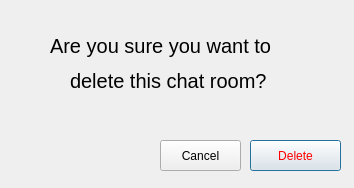
<?xml version="1.0" encoding="UTF-8"?>
<ui version="4.0">
 <class>DeleteChatRoomDialog</class>
 <widget class="QDialog" name="DeleteChatRoomDialog">
  <property name="geometry">
   <rect>
    <x>0</x>
    <y>0</y>
    <width>354</width>
    <height>188</height>
   </rect>
  </property>
  <property name="windowTitle">
   <string>DeleteChatRoomDialog</string>
  </property>
  <widget class="QLabel" name="label">
   <property name="geometry">
    <rect>
     <x>50</x>
     <y>0</y>
     <width>321</width>
     <height>91</height>
    </rect>
   </property>
   <property name="font">
    <font>
     <pointsize>15</pointsize>
    </font>
   </property>
   <property name="text">
    <string>Are you sure you want to</string>
   </property>
  </widget>
  <widget class="QPushButton" name="m_delete">
   <property name="geometry">
    <rect>
     <x>250</x>
     <y>140</y>
     <width>91</width>
     <height>31</height>
    </rect>
   </property>
   <property name="styleSheet">
    <string notr="true">color: red;</string>
   </property>
   <property name="text">
    <string>Delete</string>
   </property>
  </widget>
  <widget class="QPushButton" name="m_cancel">
   <property name="geometry">
    <rect>
     <x>160</x>
     <y>140</y>
     <width>81</width>
     <height>31</height>
    </rect>
   </property>
   <property name="text">
    <string>Cancel</string>
   </property>
  </widget>
  <widget class="QLabel" name="label_2">
   <property name="geometry">
    <rect>
     <x>70</x>
     <y>50</y>
     <width>261</width>
     <height>61</height>
    </rect>
   </property>
   <property name="font">
    <font>
     <pointsize>15</pointsize>
    </font>
   </property>
   <property name="text">
    <string>delete this chat room?</string>
   </property>
  </widget>
 </widget>
 <resources/>
 <connections/>
</ui>
